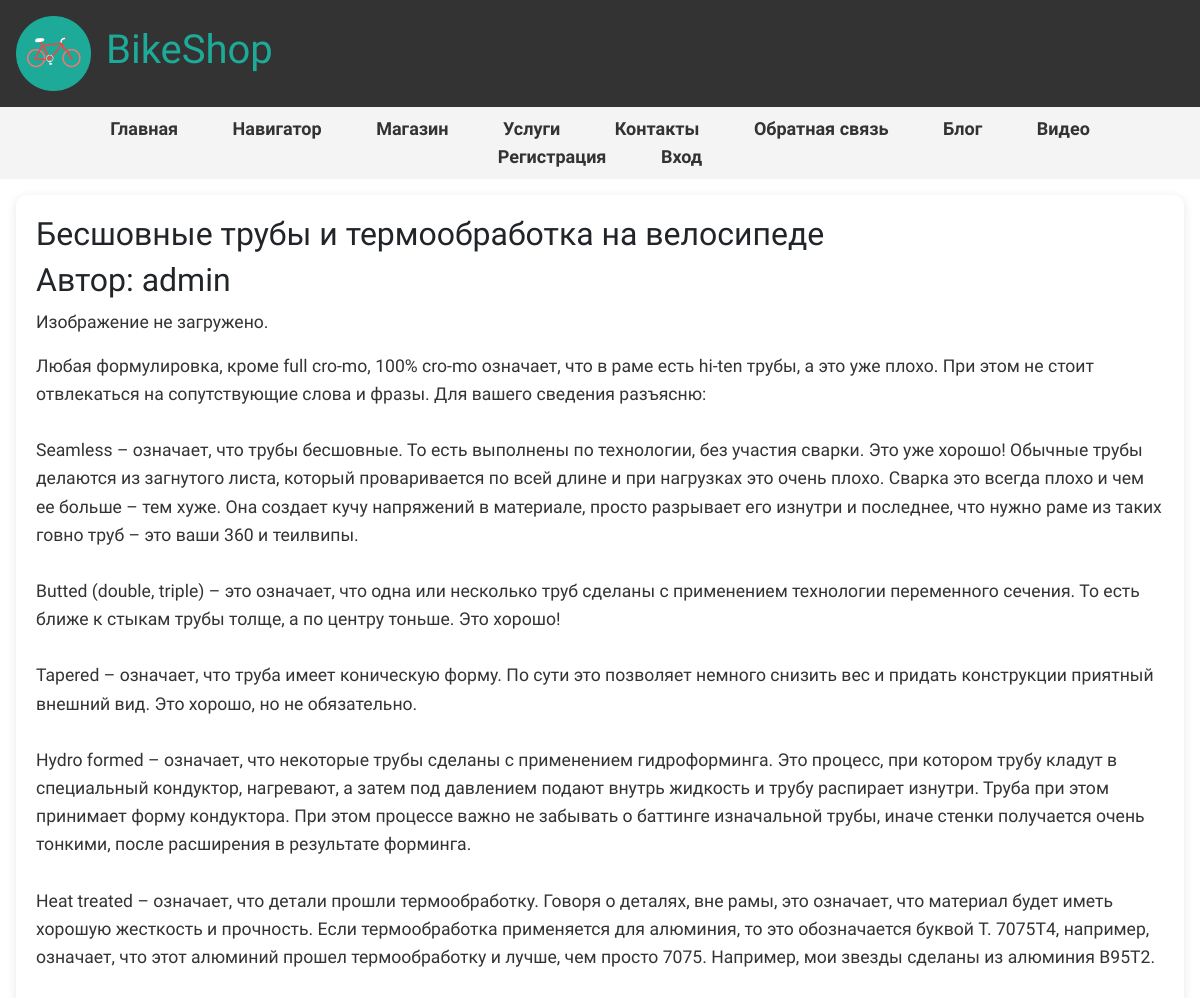
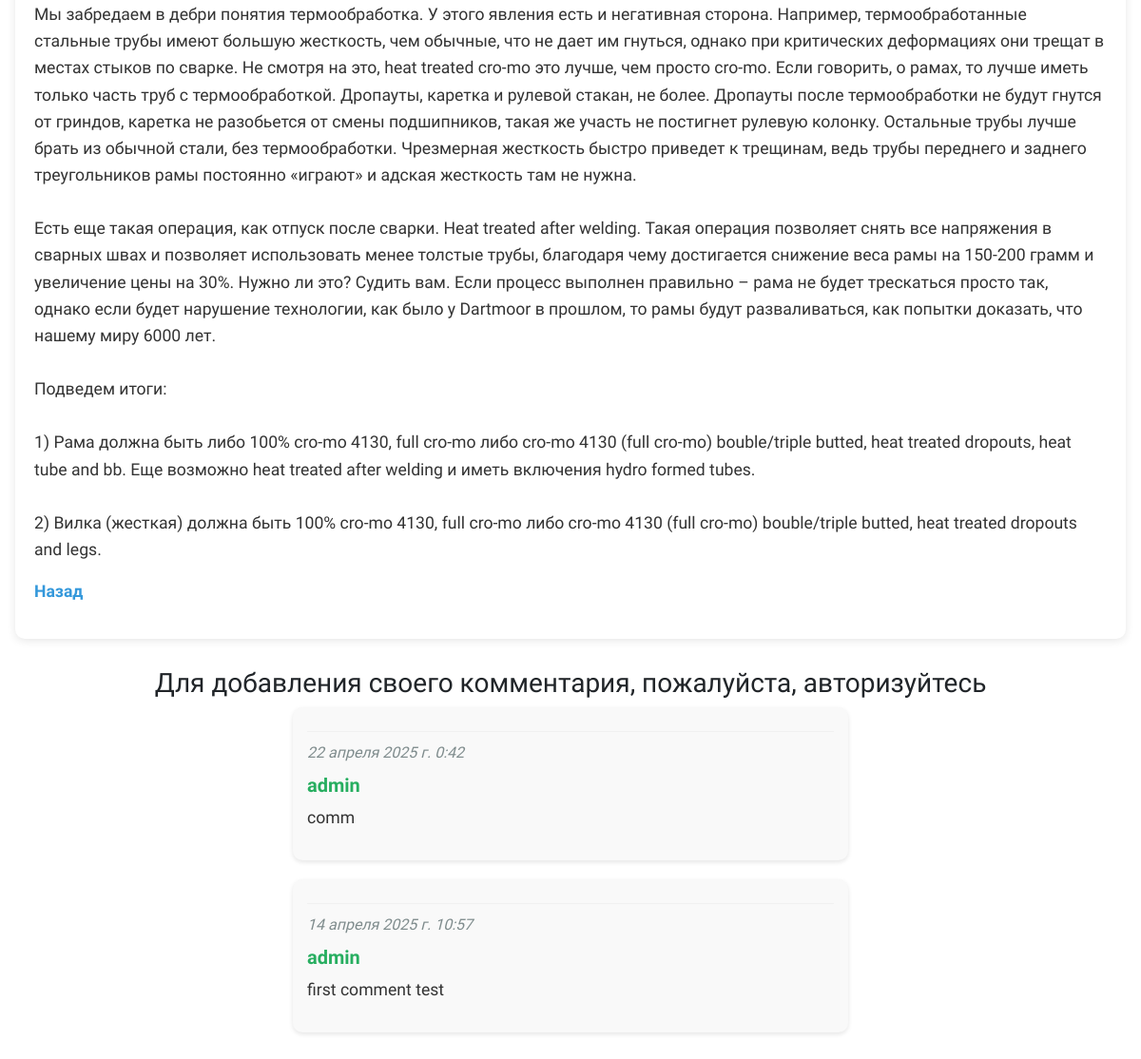
The page /blogpost/3/ on the database its author committed (2 pictures, top to bottom).
### main/models.py (models this page shows, shortened)
class Blog(models.Model):
    title = models.CharField(max_length=200, verbose_name="Заголовок")
    short_content = models.TextField(verbose_name="Краткое содержание")
    full_content = models.TextField(verbose_name="Полное содержание")
    posted = models.DateTimeField(default=datetime.now, db_index=True, verbose_name="Опубликована")
    author = models.ForeignKey(User, on_delete=models.CASCADE, verbose_name="Автор")
    image = models.ImageField(upload_to='blog_images/', null=True, blank=True, verbose_name="Изображение")
    class Meta:
        verbose_name = "Статья блога"
        verbose_name_plural = "Статьи блога"
        ordering = ['-posted']

class Comment(models.Model):
    text = models.TextField(verbose_name="Комментарий")
    date = models.DateTimeField(default=datetime.now, verbose_name="Дата добавления")
    author = models.ForeignKey(User, on_delete=models.CASCADE, verbose_name="Автор")
    post = models.ForeignKey(Blog, on_delete=models.CASCADE, verbose_name="Статья")
    class Meta:
        verbose_name = "Комментарий"
        verbose_name_plural = "Комментарии"
        ordering = ['-date']

### main/views.py (the view)
# urls.py: path('blogpost/<int:parametr>/', views.blogpost, name='blogpost'),
def blogpost(request, parametr):
    assert isinstance(request, HttpRequest)
    post_1 = Blog.objects.get(id=parametr)
    comments = Comment.objects.filter(post=parametr)
    if request.method == "POST":
        form = CommentForm(request.POST)
        if form.is_valid():
            comment_f = form.save(commit=False)
            comment_f.author = request.user
            comment_f.date = datetime.now()
            comment_f.post = Blog.objects.get(id=parametr)
            comment_f.save()
            return redirect('blogpost', parametr=post_1.id)
    else:
        form = CommentForm()
    return render(
        request,
        'main/blogpost.html',
        {
            'post_1': post_1,
            'comments': comments,  # Передача
            'form': form,
            'year': datetime.now().year,
        }
    )

### main/templates/main/blogpost.html
{% extends "main/layout.html" %}
{% block content %}
    <div class="blog-post">
        <h2>{{ post_1.title }}</h2>
        <h2>Автор: {{ post_1.author }}</h2>
        {% if post_1.image %}
            <img src="{{ post_1.image.url }}" alt="Картинка статьи" class="img-fluid mb-3" style="max-width: 100%; height: auto;">
        {% else %}
            <p>Изображение не загружено.</p>
        {% endif %}
        <p>{{ post_1.full_content|linebreaksbr }}</p>
        <p><a href="{% url 'blog' %}">Назад</a></p>
    </div>
    {% if user.is_authenticated %}
        <div class="comment-form">
            <h3>Добавить комментарий</h3>
            <form method="POST">
                {% csrf_token %}
                <div>
                    {{ form.as_p }}
                    <button type="submit" class="save btn btn-default">Отправить комментарий</button>
                </div>
            </form>
        </div>
    {% else %}
        <h3>Для добавления своего комментария, пожалуйста, авторизуйтесь</h3>
    {% endif %}
    {% for comment in comments %}
        <div class="comment">
            <hr/>
            <h7>{{ comment.date }}</h7>
            <h5>{{ comment.author }}</h5>
            <p>{{ comment.text|linebreaksbr }}</p>
        </div>
    {% endfor %}
{% endblock %}

### main/static/main/css/site.css (style rules this page uses)
* { font-family: 'Chocolate Classical Sans', sans-serif; }
body { margin: 0; padding: 0; background-color: #f4f4f4; }
h5 { color: #27ae60; font-weight: bold; margin-bottom: 5px; }
h7 { color: #7f8c8d; font-style: italic; display: block; margin-bottom: 5px; }
hr { border-top: 1px solid #ddd; margin: 15px 0; }
.comment { background-color: #f9f9f9; padding: 10px; border-radius: 5px; margin-bottom: 10px; }
.blog-post { background-color: #fff; padding: 20px; border-radius: 10px; box-shadow: 0 2px 10px rgba(0, 0, 0, 0.1); margin-bottom: 30px; }
.blog-post h2 { font-size: 2rem; }
.blog-post p { font-size: 1.1rem; color: #333; line-height: 1.6; }
.blog-post a { text-decoration: none; color: #3498db; font-weight: bold; }
.comment { background-color: #f9f9f9; padding: 15px; border-radius: 10px; box-shadow: 0 2px 5px rgba(0, 0, 0, 0.1); margin-bottom: 20px; width: 50%; }
.comment h5 { color: #27ae60; font-weight: bold; }
.comment h7 { color: #7f8c8d; font-style: italic; display: block; margin-bottom: 10px; }
.comment p { font-size: 1.1rem; color: #333; line-height: 1.6; }
.comment hr { border-top: 1px solid #ddd; margin: 10px 0; }

### rows shown on the page
Blog: title "Бесшовные трубы и термообработка на велосипеде", author "admin", full_content "Любая формулировка, кроме full cro-mo, 100% cro-mo означает, что в раме есть hi-ten трубы, а это уже плохо. При этом не стоит отвлекаться на сопутствующие слова и фразы. Для вашего сведения разъясню: Seamless – означает, что трубы бесшовные. То есть выполнены по технологии, без участия сварки. Это уже хорошо! Обычные трубы делаются из загнутого листа, который проваривается по всей длине и при нагрузках это очень плохо. Сварка это всегда плохо и чем ее больше – тем хуже. Она создает кучу напряжений в материале, просто разрывает его изнутри и последнее, что нужно раме из таких говно труб – это ваши 360 и теилвипы. Butted (double, triple) – это означает, что одна или несколько труб сделаны с…"
Comment: date "22 апреля 2025 г. 0:42", author "admin", text "comm"
Comment: date "14 апреля 2025 г. 10:57", author "admin", text "first comment test"
